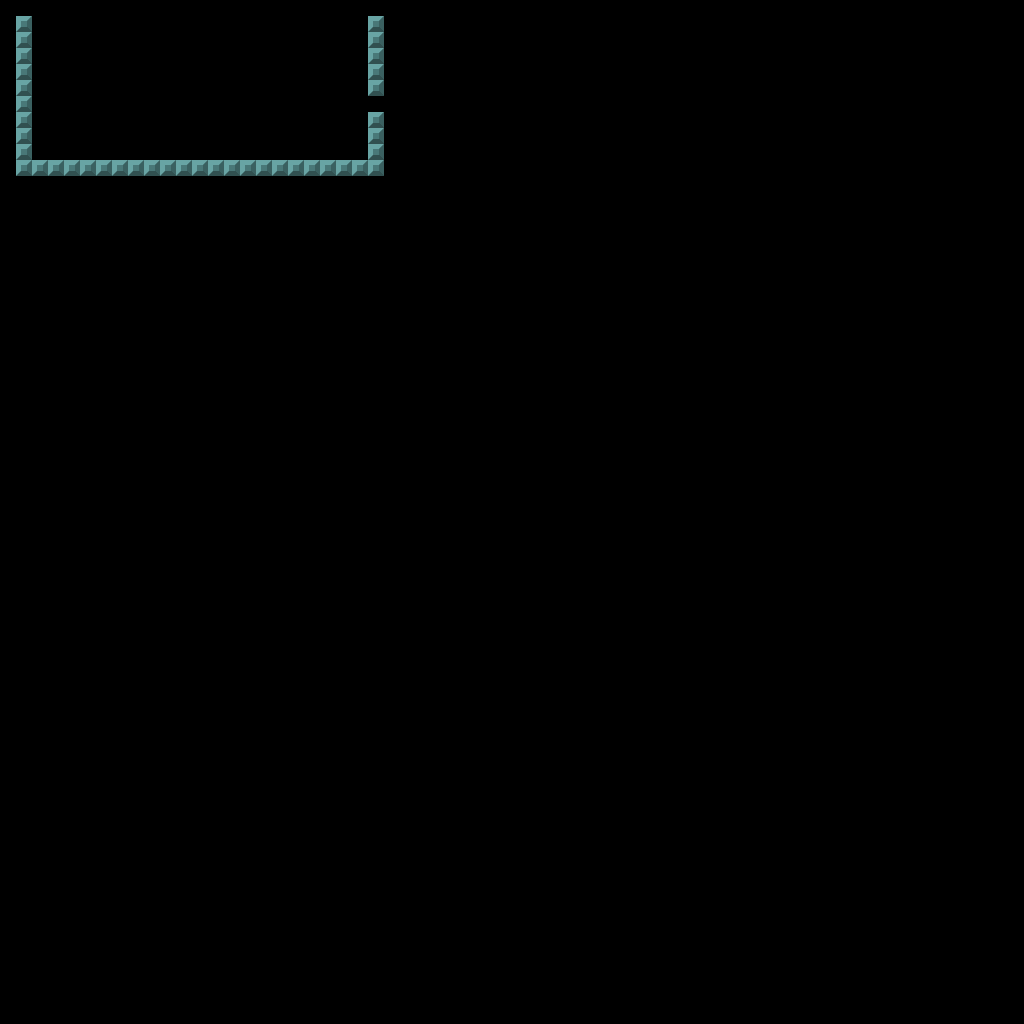

Below is a game level as drawn by its tile map, then a one-line description and the .tmx that defines it (tile-layer data replaced by summaries):
An orthogonal 64x64 tile map with 16x16 px tiles, 1 tile layer (wall) and 2 objects (P, LE).

<map version="1.0" orientation="orthogonal" renderorder="right-down" width="64" height="64" tilewidth="16" tileheight="16" nextobjectid="14">
 <tileset firstgid="1" name="tiles" tilewidth="16" tileheight="16">
  <image source="../images/tiles.png" width="48" height="16" />
 </tileset>
 <layer name="wall" width="64" height="64">
  <properties>
   <property name="tileset" value="tiles" />
  </properties>
  <data>[4096 cells, 40 non-empty, 1 distinct tile ids]</data>
 </layer>
 <objectgroup color="#0000ff" name="player">
  <object id="9" name="P" x="48" y="128" width="16" height="16" />
 </objectgroup>
 <objectgroup color="#ffff00" name="level_end">
  <object id="12" name="LE" x="352" y="112" width="16" height="16" />
 </objectgroup>
</map>
